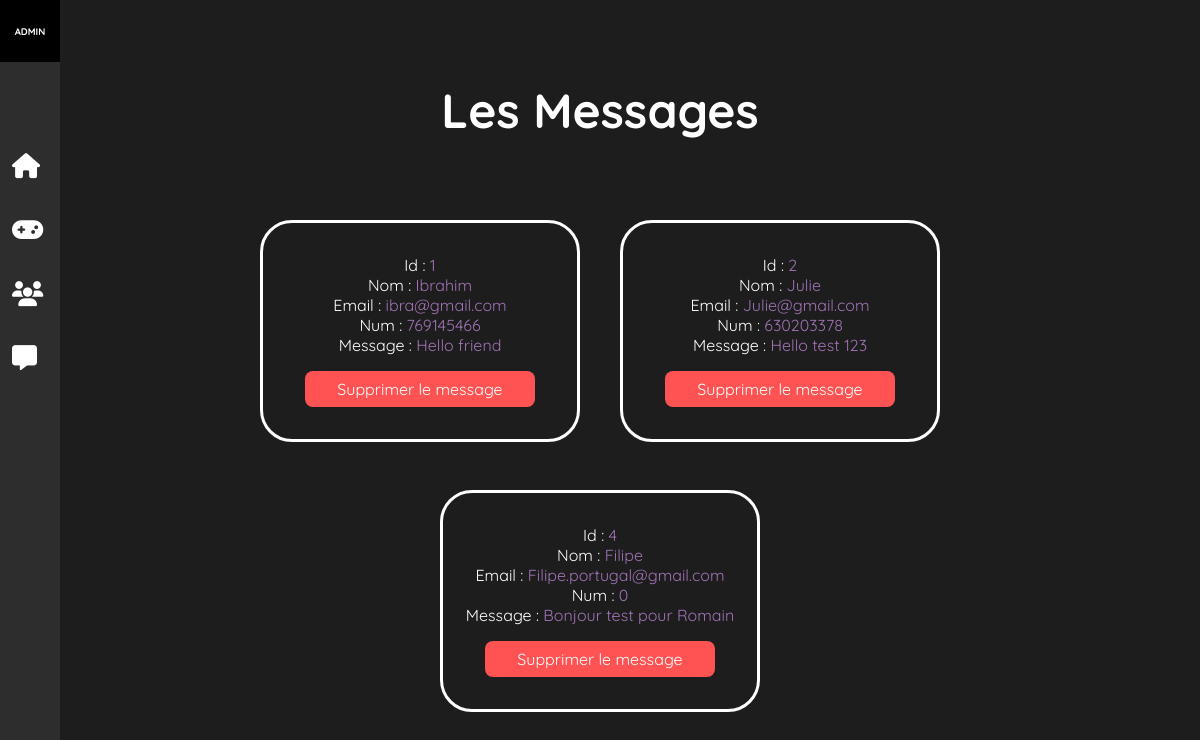
/dashboard_msg.php, run on the app's committed database.
### tables this page shows
CREATE TABLE `message` (
  `messageID` int(11) NOT NULL,
  `genre` int(11) NOT NULL,
  `nom` varchar(100) NOT NULL,
  `email` varchar(100) NOT NULL,
  `num` int(11) NOT NULL,
  `message` varchar(500) NOT NULL
);

### dashboard_msg.php (the view, shortened to what this page needs)
<?php
    include '_config.php';
?>
<!DOCTYPE html>
<html lang="fr">
<head>
    <link rel="stylesheet" href="css/style.css">
    <link
    rel="stylesheet"
    href="https://cdnjs.cloudflare.com/ajax/libs/animate.css/4.1.1/animate.min.css"/>
    <link
    rel="stylesheet"
    href="https://cdn.jsdelivr.net/npm/swiper@8/swiper-bundle.min.css"
    />
</head>
<body>
    <?php
        include('include/_header_dashboard.php');
    ?>
    <section class="dashboard">
        <h1>Les Messages</h1>
        <div class="dashboard-container-users">
                <?php
                    $select_message = mysqli_query($bdd, "SELECT * FROM `message`") or die('query failed');
                    while($fetch_message = mysqli_fetch_assoc($select_message)) {
                ?>
            <div class="data">
                    <p> Id : <span><?php echo $fetch_message['messageID']; ?></span></p>
                    <p> Nom : <span><?php echo $fetch_message['nom']; ?></span></p>
                    <p> Email : <span><?php echo $fetch_message['email']; ?></span></p>
                    <p> Num : <span><?php echo $fetch_message['num']; ?></span></p>
                    <p> Message : <span><?php echo $fetch_message['message']; ?></span></p>
                    <?php
                        $alertBox = "Êtes vous sûr de vouloir supprimer le message de " .$fetch_message['nom']. " ?";
                    ?>
                    <a href="dashboard_msg.php?delete=<?php echo $fetch_message['messageID']; ?>" onclick="return confirm(' <?= $alertBox?>');" class="delete-btn" >Supprimer le message</a>
            </div>
                <?php
                    };
                ?>
            </div>
    </section>
</body>
</html>

### css/style.css (style rules this page uses)
* { margin: 0; padding: 0; box-sizing: border-box; scroll-behavior: smooth; }
body { background-color: #1d1d1d; }
h1, h2, h3, h3, p, a, span, label, div { font-family: 'Quicksand', sans-serif; text-decoration: none; color: white; }
.container-pdt h3, p { margin: 5% 0; }
.container-pdt-manette h3, p { margin: 5% 0; }
.dashboard h1 { text-align: center; padding: 5rem 0; font-size: 3rem; }
.dashboard-container-users { width: 60%; margin: auto; display: flex; flex-wrap: wrap; justify-content: space-around; align-items: center; }
.dashboard-container-users .data { border: solid white; border-radius: 2rem; display: flex; width: 20rem; flex-direction: column; justify-content: center; align-items: center; padding: 2rem 0rem; margin-bottom: 3rem; }
.dashboard-container-users .data p { margin: 0; font-size: 1rem; }
.dashboard-container-users .data span { color: #a173b5; }
.dashboard-container-users .data a { background-color: rgb(255, 82, 82); padding: 0.5rem 2rem; border-radius: .5rem; margin-top: 1rem; }

### data on the page
message: messageID "1", nom "Ibrahim", email "ibra@gmail.com", num "769145466", message "Hello friend"
message: messageID "2", nom "Julie", email "Julie@gmail.com", num "630203378", message "Hello test 123"
message: messageID "4", nom "Filipe", email "Filipe.portugal@gmail.com", num "0", message "Bonjour test pour Romain"
